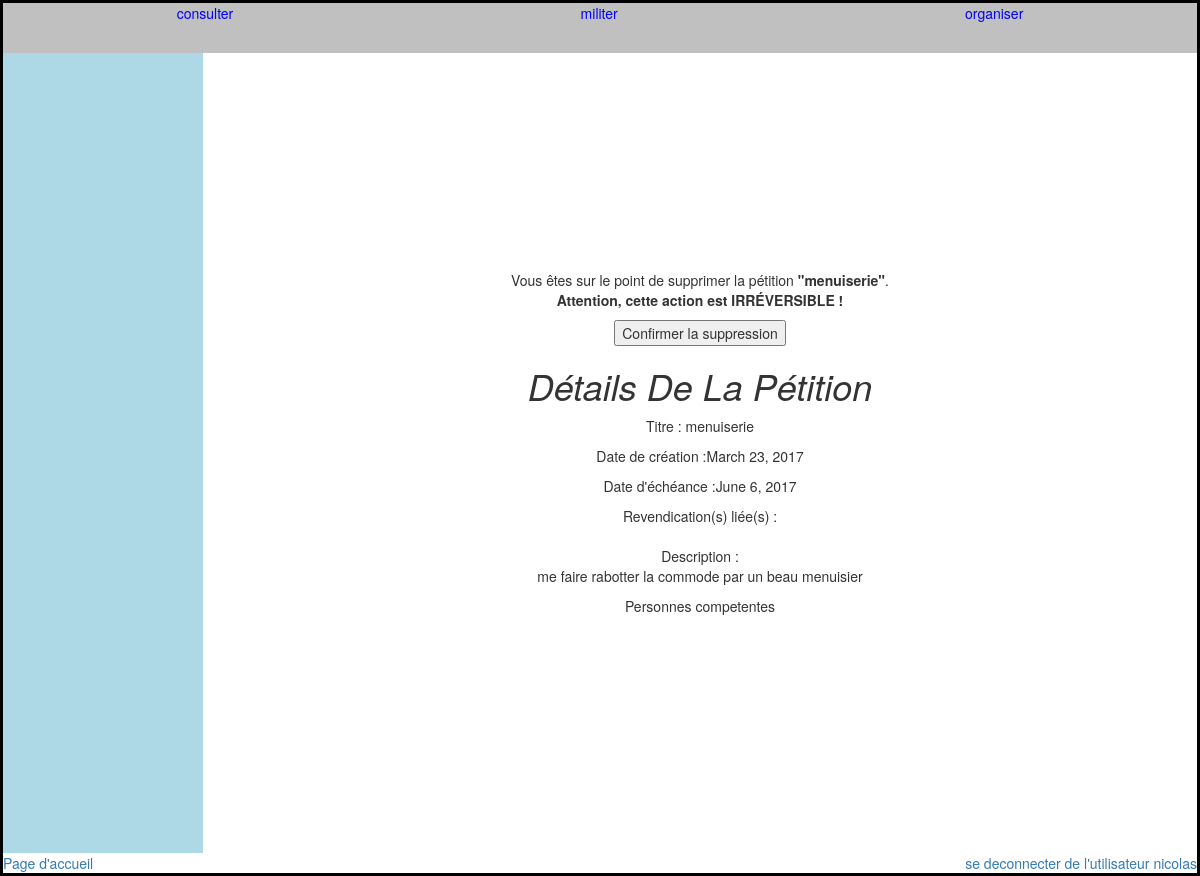
/revendication/supprimer_une_competence/1 (signed in), run on the app's committed database.
### revendication/models.py (models this page shows, shortened)
class Competence (models.Model):
    titre = models.CharField(max_length=100)
    description = models.TextField("Descrition de la compétence recherchée")
    propositions = models.ManyToManyField(Proposition, null=True)
    date_creation = models.DateField("Date de création", auto_now=True)
    date_echeance = models.DateField("Date d'échéance", null=True, blank=True)
    personnes = models.ManyToManyField(User, through="Soutien", null=True)
    def __createur(self):
        soutien = Soutien.objects.get(competence=self, lien = 'CR')
        return soutien.user
    createur = property(__createur)

### revendication/views.py (the view)
# urls.py: url(r'^supprimer_une_competence/(\d+)$', views.supprimer_une_competence, name = 'supprimer_une_competence'),
def supprimer_une_competence(request, id_competence):
	try:
		competence = Competence.objects.get(id = id_competence)
	except Competence.DoesNotExist:
		raise Http404
	if request.user.is_authenticated:
		user = request.user
	else:
		return render(request, 'authentification_necessaire.html')
	try:
		soutien = Soutien.objects.get(user = user, competence = competence, lien = 'CR')
	except Soutien.DoesNotExist:
		return render(request, 'revendications/message.html', {'message': "Vous ne pouvez pas supprimer cette pétition, vous n'en êtes pas le créateur."})
	if request.method == 'POST':
		competence.delete()
		return render(request, 'revendications/message.html', {'message': "La pétition a bien été supprimée !"})
	else:
		return render(request, 'revendications/supprimer_une_competence.html', {'competence': competence})

### revendication/templates/revendications/supprimer_une_competence.html (shortened to what this page needs)
{% extends "revendications/base.html" %}
{% block barre_centrale %}
	<p>Vous êtes sur le point de supprimer la pétition <strong>"{{competence.titre}}"</strong>.<br/>
	<strong>Attention, cette action est IRRÉVERSIBLE !</strong></p>
	<form action="{% url 'supprimer_une_competence' competence.id %}" method="post">
	    <input type="submit" value="Confirmer la suppression"  />
	</form>
    <h1>Détails de la pétition</h1>
    <p>Titre : {{competence.titre}}</p>
    <p>Date de création :{{competence.date_creation}}</p>
    <p>Date d'échéance :{{competence.date_echeance}}</p>
    <p>Revendication(s) liée(s) :</p>
    <p>Description :<br/>{{competence.description}}</p>
    <p>Personnes competentes</p>
{% endblock %}

### revendication/templates/revendications/base.html (shortened to what this page needs)
{% load static %}
<!DOCTYPE html>
<html>
    <head>
<link rel="stylesheet" href="{% static 'css/accueil.css' %}">
<link rel="stylesheet" href="//maxcdn.bootstrapcdn.com/bootstrap/3.2.0/css/bootstrap.min.css">
    </head>
    </head>
    <body>
        <header>
            <div class="barre_du_haut" id="barre_du_haut">
            {% block barre_du_haut %}
                    <a href="{% url 'consulter' %}" id="consulter" style="color:blue;"> consulter</a>
                    <a href="{% url 'militer' %}" id="militer" style="color:blue;"  > militer</a>
                    <a href="{% url 'organiser' %}" id="organiser" style="color:blue;">    organiser</a>
            {% endblock %}
            </div>
        </header>
        <div id="zone_centrale">
           <div class="barre_de_gauche">
            </div>
            <div class="barre_centrale">
             {% block barre_centrale %}
             {% endblock %}
            </div>
        </div>
         <footer>
           <div class "barre_du_bas" id="barre_du_bas">
            {% block barre_du_bas %}
                <a href="{% url 'accueil' %}">Page d'accueil</a>
                <div>
                {% if user.is_authenticated %}
                    <a href="{% url 'deconnexion' %}" > se deconnecter de l'utilisateur {{user}} </a>
                {% else %}
                    <a href="{% url 'authentification' %}" > se connecter</a>
                {% endif %}
                </div>
            {% endblock %}
          </div>
        </footer>
    </body>
</html>

### revendication/static/css/accueil.css (style rules this page uses)
.barre_du_haut { background-color: silver; color: white; display:flex; justify-content: space-around; align-items: stretch; height: 50px; }
#zone_centrale { display: flex; justify-content: center; min-height: 800px }
.barre_de_gauche { background-color: #ADD8E6; order:1; display:flex; min-width: 200px; text-align: center; justify-content: space-around; flex-direction: column; }
.barre_centrale { display:flex; flex-direction: column; order:2; background-color: white; text-align: center; width : 1000px; justify-content: center; margin: auto; }
#barre_du_bas { display: flex; justify-content: space-between; }
h1 { display: flex; justify-content: center; background-color: transparent; border-color: blue; color: maroon; cursor: w-resize; font-style: italic; font-weight: 500; text-align: center; text-transform: capitalize; }
body { border: 3px solid black; }

### data on the page
Competence: titre "menuiserie", date_creation "March 23, 2017", date_echeance "June 6, 2017", description "me faire rabotter la commode par un beau menuisier"

### other printed values
{{ user }} "nicolas"
